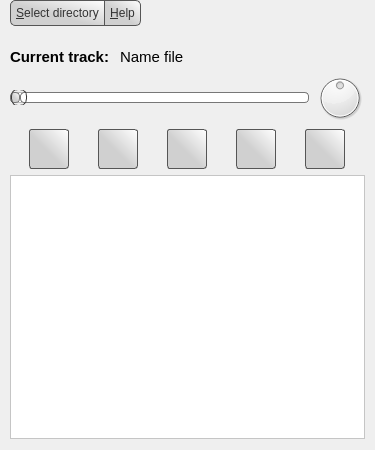
<?xml version="1.0" encoding="UTF-8"?>
<ui version="4.0">
 <class>Widget</class>
 <widget class="QWidget" name="Widget">
  <property name="windowModality">
   <enum>Qt::NonModal</enum>
  </property>
  <property name="enabled">
   <bool>true</bool>
  </property>
  <property name="geometry">
   <rect>
    <x>0</x>
    <y>0</y>
    <width>375</width>
    <height>450</height>
   </rect>
  </property>
  <property name="minimumSize">
   <size>
    <width>250</width>
    <height>300</height>
   </size>
  </property>
  <property name="maximumSize">
   <size>
    <width>500</width>
    <height>600</height>
   </size>
  </property>
  <property name="baseSize">
   <size>
    <width>375</width>
    <height>450</height>
   </size>
  </property>
  <property name="contextMenuPolicy">
   <enum>Qt::DefaultContextMenu</enum>
  </property>
  <property name="windowTitle">
   <string>APlayer</string>
  </property>
  <property name="windowIcon">
   <iconset resource="res.qrc">
    <normaloff>:/icon/images/Headphones.png</normaloff>:/icon/images/Headphones.png</iconset>
  </property>
  <property name="windowOpacity">
   <double>1.000000000000000</double>
  </property>
  <property name="styleSheet">
   <string notr="true"/>
  </property>
  <layout class="QVBoxLayout" name="verticalLayout_2">
   <property name="leftMargin">
    <number>0</number>
   </property>
   <property name="topMargin">
    <number>0</number>
   </property>
   <property name="rightMargin">
    <number>0</number>
   </property>
   <item>
    <layout class="QVBoxLayout" name="verticalLayout">
     <property name="leftMargin">
      <number>10</number>
     </property>
     <property name="rightMargin">
      <number>10</number>
     </property>
     <item>
      <layout class="QHBoxLayout" name="horizontalLayout">
       <property name="spacing">
        <number>0</number>
       </property>
       <item>
        <widget class="QPushButton" name="btnOpenDialogDir">
         <property name="contextMenuPolicy">
          <enum>Qt::CustomContextMenu</enum>
         </property>
         <property name="styleSheet">
          <string notr="true">QPushButton {
color: #333;
border-top: 1px solid #555;
border-bottom: 1px solid #555;
border-left: 1px solid #555;
border-right: none;
border-top-left-radius: 5px;
border-bottom-left-radius: 5px;
/*border: 1px solid #555;
border-radius: 3px;*/
padding: 5px;
background: qlineargradient(spread:repeat, x1:0, y1:1, x2:1, y2:0, stop:0.446328 rgba(208, 208, 208, 255), stop:1 rgba(255, 255, 255, 255))
/*
background: qradialgradient(cx: 0.3, cy: -0.4,
fx: 0.3, fy: -0.4,
radius: 1.35, stop: 0 #fff, stop: 1 #888);
*/
}

QPushButton:hover {
background: qradialgradient(cx: 0.3, cy: -0.4,
fx: 0.3, fy: -0.4,
radius: 1.35, stop: 0 #fff, stop: 1 #bbb);
}

QPushButton:pressed {
background: qradialgradient(cx: 0.4, cy: -0.1,
fx: 0.4, fy: -0.1,
radius: 1.35, stop: 0 #fff, stop: 1 #ddd);
}</string>
         </property>
         <property name="text">
          <string>&amp;Select directory</string>
         </property>
         <property name="autoDefault">
          <bool>false</bool>
         </property>
         <property name="default">
          <bool>false</bool>
         </property>
         <property name="flat">
          <bool>false</bool>
         </property>
        </widget>
       </item>
       <item>
        <widget class="QPushButton" name="btnAbout">
         <property name="enabled">
          <bool>true</bool>
         </property>
         <property name="styleSheet">
          <string notr="true">QPushButton {
color: #333;
border: 1px solid #555;
border-top-right-radius: 5px;
border-bottom-right-radius: 5px;
/* border-radius: 3px; */
padding: 5px;
background: qlineargradient(spread:repeat, x1:0, y1:1, x2:1, y2:0, stop:0.446328 rgba(208, 208, 208, 255), stop:1 rgba(255, 255, 255, 255));
}

QPushButton:hover {
background: qradialgradient(cx: 0.3, cy: -0.4,
fx: 0.3, fy: -0.4,
radius: 1.35, stop: 0 #fff, stop: 1 #bbb);
}

QPushButton:pressed {
background: qradialgradient(cx: 0.4, cy: -0.1,
fx: 0.4, fy: -0.1,
radius: 1.35, stop: 0 #fff, stop: 1 #ddd);
}</string>
         </property>
         <property name="text">
          <string>&amp;Help</string>
         </property>
         <property name="flat">
          <bool>false</bool>
         </property>
        </widget>
       </item>
       <item>
        <spacer name="horizontalSpacer">
         <property name="orientation">
          <enum>Qt::Horizontal</enum>
         </property>
         <property name="sizeHint" stdset="0">
          <size>
           <width>40</width>
           <height>20</height>
          </size>
         </property>
        </spacer>
       </item>
      </layout>
     </item>
     <item>
      <layout class="QHBoxLayout" name="horizontalLayout_2">
       <property name="topMargin">
        <number>15</number>
       </property>
       <item>
        <widget class="QLabel" name="label_2">
         <property name="font">
          <font>
           <pointsize>11</pointsize>
           <weight>75</weight>
           <bold>true</bold>
          </font>
         </property>
         <property name="text">
          <string>Current track: </string>
         </property>
         <property name="alignment">
          <set>Qt::AlignLeading|Qt::AlignLeft|Qt::AlignVCenter</set>
         </property>
        </widget>
       </item>
       <item>
        <widget class="QLabel" name="labelTrackName">
         <property name="font">
          <font>
           <pointsize>11</pointsize>
          </font>
         </property>
         <property name="acceptDrops">
          <bool>false</bool>
         </property>
         <property name="text">
          <string>Name file</string>
         </property>
         <property name="alignment">
          <set>Qt::AlignLeading|Qt::AlignLeft|Qt::AlignVCenter</set>
         </property>
        </widget>
       </item>
       <item>
        <spacer name="horizontalSpacer_2">
         <property name="orientation">
          <enum>Qt::Horizontal</enum>
         </property>
         <property name="sizeHint" stdset="0">
          <size>
           <width>40</width>
           <height>20</height>
          </size>
         </property>
        </spacer>
       </item>
      </layout>
     </item>
     <item>
      <layout class="QHBoxLayout" name="horizontalLayout_3">
       <item>
        <widget class="QSlider" name="PositionSlider">
         <property name="enabled">
          <bool>true</bool>
         </property>
         <property name="mouseTracking">
          <bool>false</bool>
         </property>
         <property name="styleSheet">
          <string notr="true">/*QSlider { height: 40px}
QSlider::groove:horizontal {
border: 1px solid #999999;
background: qlineargradient(x1:0, y1:0, x2:0, y2:1, stop:0 #B1B1B1, stop:1 #c4c4c4);
height: 10px;
margin: 0 0 0 0;
border-radius: 7px}
QSlider::handle:horizontal {
background: qlineargradient(x1:0, y1:0, x2:1, y2:1, stop:0 #b4b4b4, stop:1 #8f8f8f);
border: 1px solid #5c5c5c;
width: 20px;
margin: -7px 0 -7px 0;
border-radius: 5px;} */





QSlider::groove:horizontal {
border: 1px solid #bbb;
background: white;
height: 9px;
border-radius: 4px;
}

QSlider::sub-page:horizontal {
/*
background: qlineargradient(x1: 0, y1: 0,    x2: 0, y2: 1,
    stop: 0 #66e, stop: 1 #bbf);
background: qlineargradient(x1: 0, y1: 0.2, x2: 1, y2: 1,
    stop: 0 #bbf, stop: 1 #55f);
*/
background: qlineargradient(spread:repeat, x1:0, y1:1, x2:1, y2:0, stop:0.446328 rgba(208, 208, 208, 255), stop:1 rgba(255, 255, 255, 255));
border: 1px solid #777;
border-radius: 4px;
}

QSlider::add-page:horizontal {
background: #fff;
border: 1px solid #777;
border-radius: 4px;
}

/*
QSlider::handle:horizontal {
background: qlineargradient(x1:0, y1:0, x2:1, y2:1,
    stop:0 #eee, stop:1 #ccc);
border: 1px solid #777;
width: 15px;
margin-top: -5px;
margin-bottom: -5px;
border-radius: 4px;
}
*/
QSlider::handle:horizontal {
    background: QLinearGradient( x1: 0, y1: 0, x2: 0, y2: 1,
      stop: 0.0 silver, stop: 0.2 #a8a8a8, stop: 1 #727272);
    border: 1px solid #3A3939;
    width: 14px;
    height: 14px;
    margin: -4px 0;
    border-radius: 7px;
}

QSlider::handle:horizontal:hover {
background: qlineargradient(x1:0, y1:0, x2:1, y2:1,
    stop:0 #fff, stop:1 #ddd);
/*border: 1px solid #444;
border-radius: 4px;*/
}

QSlider::sub-page:horizontal:disabled {
background: #bbb;
border-color: #999;
}

QSlider::add-page:horizontal:disabled {
background: #eee;
border-color: #999;
}

QSlider::handle:horizontal:disabled {
background: #eee;
border: 1px solid #aaa;
border-radius: 4px;
}




/*
QSlider::groove:horizontal {
    border: 1px solid #3A3939;
    height: 8px;
    background: #201F1F;
    margin: 2px 0;
    border-radius: 4px;
}

QSlider::handle:horizontal {
    background: QLinearGradient( x1: 0, y1: 0, x2: 0, y2: 1,
      stop: 0.0 silver, stop: 0.2 #a8a8a8, stop: 1 #727272);
    border: 1px solid #3A3939;
    width: 14px;
    height: 14px;
    margin: -4px 0;
    border-radius: 7px;
}

QSlider::groove:vertical {
    border: 1px solid #3A3939;
    width: 8px;
    background: #201F1F;
    margin: 0 0px;
    border-radius: 4px;
}

QSlider::handle:vertical {
    background: QLinearGradient( x1: 0, y1: 0, x2: 0, y2: 1, stop: 0.0 silver,
      stop: 0.2 #a8a8a8, stop: 1 #727272);
    border: 1px solid #3A3939;
    width: 14px;
    height: 14px;
    margin: 0 -4px;
    border-radius: 7px;
}
*/</string>
         </property>
         <property name="value">
          <number>0</number>
         </property>
         <property name="sliderPosition">
          <number>0</number>
         </property>
         <property name="tracking">
          <bool>true</bool>
         </property>
         <property name="orientation">
          <enum>Qt::Horizontal</enum>
         </property>
        </widget>
       </item>
       <item>
        <widget class="QDial" name="VolumeSlider">
         <property name="maximumSize">
          <size>
           <width>50</width>
           <height>50</height>
          </size>
         </property>
         <property name="baseSize">
          <size>
           <width>30</width>
           <height>30</height>
          </size>
         </property>
         <property name="toolTip">
          <string notr="true">Volume (Shift+Q step up) (Shift+A step down)</string>
         </property>
         <property name="toolTipDuration">
          <number>-1</number>
         </property>
         <property name="autoFillBackground">
          <bool>false</bool>
         </property>
         <property name="styleSheet">
          <string notr="true"/>
         </property>
         <property name="maximum">
          <number>100</number>
         </property>
         <property name="value">
          <number>50</number>
         </property>
         <property name="sliderPosition">
          <number>50</number>
         </property>
         <property name="tracking">
          <bool>true</bool>
         </property>
         <property name="orientation">
          <enum>Qt::Horizontal</enum>
         </property>
         <property name="invertedAppearance">
          <bool>false</bool>
         </property>
         <property name="invertedControls">
          <bool>false</bool>
         </property>
        </widget>
       </item>
      </layout>
     </item>
     <item>
      <layout class="QHBoxLayout" name="horizontalLayout_4">
       <property name="spacing">
        <number>10</number>
       </property>
       <property name="sizeConstraint">
        <enum>QLayout::SetNoConstraint</enum>
       </property>
       <property name="leftMargin">
        <number>0</number>
       </property>
       <property name="rightMargin">
        <number>0</number>
       </property>
       <item>
        <widget class="QPushButton" name="btnPlay">
         <property name="minimumSize">
          <size>
           <width>40</width>
           <height>40</height>
          </size>
         </property>
         <property name="maximumSize">
          <size>
           <width>40</width>
           <height>40</height>
          </size>
         </property>
         <property name="toolTip">
          <string>Play (Shift+Z)</string>
         </property>
         <property name="toolTipDuration">
          <number>-1</number>
         </property>
         <property name="styleSheet">
          <string notr="true">QPushButton {
color: #333;
border: 1px solid #555;
border-radius: 3px;
padding: 5px;
background: qlineargradient(spread:repeat, x1:0, y1:1, x2:1, y2:0, stop:0.446328 rgba(208, 208, 208, 255), stop:1 rgba(255, 255, 255, 255))
/*
background: qradialgradient(cx: 0.3, cy: -0.4,
fx: 0.3, fy: -0.4,
radius: 1.35, stop: 0 #fff, stop: 1 #888);
*/
}

QPushButton:hover {
background: qradialgradient(cx: 0.3, cy: -0.4,
fx: 0.3, fy: -0.4,
radius: 1.35, stop: 0 #fff, stop: 1 #bbb);
}

QPushButton:pressed {
background: qradialgradient(cx: 0.4, cy: -0.1,
fx: 0.4, fy: -0.1,
radius: 1.35, stop: 0 #fff, stop: 1 #ddd);
}</string>
         </property>
         <property name="text">
          <string/>
         </property>
         <property name="icon">
          <iconset resource="res.qrc">
           <normaloff>:/icon/images/buttons/play1.png</normaloff>:/icon/images/buttons/play1.png</iconset>
         </property>
         <property name="iconSize">
          <size>
           <width>24</width>
           <height>24</height>
          </size>
         </property>
         <property name="shortcut">
          <string notr="true"/>
         </property>
        </widget>
       </item>
       <item>
        <widget class="QPushButton" name="btnPause">
         <property name="minimumSize">
          <size>
           <width>40</width>
           <height>40</height>
          </size>
         </property>
         <property name="maximumSize">
          <size>
           <width>40</width>
           <height>40</height>
          </size>
         </property>
         <property name="toolTip">
          <string>Pause (Shift+X)</string>
         </property>
         <property name="toolTipDuration">
          <number>-1</number>
         </property>
         <property name="styleSheet">
          <string notr="true">QPushButton {
color: #333;
border: 1px solid #555;
border-radius: 3px;
padding: 5px;
background: qlineargradient(spread:repeat, x1:0, y1:1, x2:1, y2:0, stop:0.446328 rgba(208, 208, 208, 255), stop:1 rgba(255, 255, 255, 255))
/*
background: qradialgradient(cx: 0.3, cy: -0.4,
fx: 0.3, fy: -0.4,
radius: 1.35, stop: 0 #fff, stop: 1 #888);
*/
}

QPushButton:hover {
background: qradialgradient(cx: 0.3, cy: -0.4,
fx: 0.3, fy: -0.4,
radius: 1.35, stop: 0 #fff, stop: 1 #bbb);
}

QPushButton:pressed {
background: qradialgradient(cx: 0.4, cy: -0.1,
fx: 0.4, fy: -0.1,
radius: 1.35, stop: 0 #fff, stop: 1 #ddd);
}</string>
         </property>
         <property name="text">
          <string/>
         </property>
         <property name="icon">
          <iconset resource="res.qrc">
           <normaloff>:/icon/images/buttons/pause1.png</normaloff>:/icon/images/buttons/pause1.png</iconset>
         </property>
         <property name="iconSize">
          <size>
           <width>24</width>
           <height>24</height>
          </size>
         </property>
        </widget>
       </item>
       <item>
        <widget class="QPushButton" name="btnStop">
         <property name="minimumSize">
          <size>
           <width>40</width>
           <height>40</height>
          </size>
         </property>
         <property name="maximumSize">
          <size>
           <width>40</width>
           <height>40</height>
          </size>
         </property>
         <property name="toolTip">
          <string>Stop (Shift+C)</string>
         </property>
         <property name="styleSheet">
          <string notr="true">QPushButton {
color: #333;
border: 1px solid #555;
border-radius: 3px;
padding: 5px;
background: qlineargradient(spread:repeat, x1:0, y1:1, x2:1, y2:0, stop:0.446328 rgba(208, 208, 208, 255), stop:1 rgba(255, 255, 255, 255))
/*
background: qradialgradient(cx: 0.3, cy: -0.4,
fx: 0.3, fy: -0.4,
radius: 1.35, stop: 0 #fff, stop: 1 #888);
*/
}

QPushButton:hover {
background: qradialgradient(cx: 0.3, cy: -0.4,
fx: 0.3, fy: -0.4,
radius: 1.35, stop: 0 #fff, stop: 1 #bbb);
}

QPushButton:pressed {
background: qradialgradient(cx: 0.4, cy: -0.1,
fx: 0.4, fy: -0.1,
radius: 1.35, stop: 0 #fff, stop: 1 #ddd);
}</string>
         </property>
         <property name="text">
          <string/>
         </property>
         <property name="icon">
          <iconset resource="res.qrc">
           <normaloff>:/icon/images/buttons/stop1.png</normaloff>:/icon/images/buttons/stop1.png</iconset>
         </property>
         <property name="iconSize">
          <size>
           <width>24</width>
           <height>24</height>
          </size>
         </property>
        </widget>
       </item>
       <item>
        <widget class="QPushButton" name="btnPrev">
         <property name="minimumSize">
          <size>
           <width>40</width>
           <height>40</height>
          </size>
         </property>
         <property name="maximumSize">
          <size>
           <width>40</width>
           <height>40</height>
          </size>
         </property>
         <property name="toolTip">
          <string>Prev (Shift+V)</string>
         </property>
         <property name="styleSheet">
          <string notr="true">QPushButton {
color: #333;
border: 1px solid #555;
border-radius: 3px;
padding: 5px;
background: qlineargradient(spread:repeat, x1:0, y1:1, x2:1, y2:0, stop:0.446328 rgba(208, 208, 208, 255), stop:1 rgba(255, 255, 255, 255))
/*
background: qradialgradient(cx: 0.3, cy: -0.4,
fx: 0.3, fy: -0.4,
radius: 1.35, stop: 0 #fff, stop: 1 #888);
*/
}

QPushButton:hover {
background: qradialgradient(cx: 0.3, cy: -0.4,
fx: 0.3, fy: -0.4,
radius: 1.35, stop: 0 #fff, stop: 1 #bbb);
}

QPushButton:pressed {
background: qradialgradient(cx: 0.4, cy: -0.1,
fx: 0.4, fy: -0.1,
radius: 1.35, stop: 0 #fff, stop: 1 #ddd);
}</string>
         </property>
         <property name="text">
          <string/>
         </property>
         <property name="icon">
          <iconset resource="res.qrc">
           <normaloff>:/icon/images/buttons/prev1.png</normaloff>:/icon/images/buttons/prev1.png</iconset>
         </property>
         <property name="iconSize">
          <size>
           <width>24</width>
           <height>24</height>
          </size>
         </property>
        </widget>
       </item>
       <item>
        <widget class="QPushButton" name="btnNext">
         <property name="minimumSize">
          <size>
           <width>40</width>
           <height>40</height>
          </size>
         </property>
         <property name="maximumSize">
          <size>
           <width>40</width>
           <height>40</height>
          </size>
         </property>
         <property name="toolTip">
          <string>Next (Shift+B)</string>
         </property>
         <property name="styleSheet">
          <string notr="true">QPushButton {
color: #333;
border: 1px solid #555;
border-radius: 3px;
padding: 5px;
background: qlineargradient(spread:repeat, x1:0, y1:1, x2:1, y2:0, stop:0.446328 rgba(208, 208, 208, 255), stop:1 rgba(255, 255, 255, 255))
/*
background: qradialgradient(cx: 0.3, cy: -0.4,
fx: 0.3, fy: -0.4,
radius: 1.35, stop: 0 #fff, stop: 1 #888);
*/
}

QPushButton:hover {
background: qradialgradient(cx: 0.3, cy: -0.4,
fx: 0.3, fy: -0.4,
radius: 1.35, stop: 0 #fff, stop: 1 #bbb);
}

QPushButton:pressed {
background: qradialgradient(cx: 0.4, cy: -0.1,
fx: 0.4, fy: -0.1,
radius: 1.35, stop: 0 #fff, stop: 1 #ddd);
}</string>
         </property>
         <property name="text">
          <string/>
         </property>
         <property name="icon">
          <iconset resource="res.qrc">
           <normaloff>:/icon/images/buttons/next1.png</normaloff>:/icon/images/buttons/next1.png</iconset>
         </property>
         <property name="iconSize">
          <size>
           <width>24</width>
           <height>24</height>
          </size>
         </property>
        </widget>
       </item>
      </layout>
     </item>
     <item>
      <layout class="QHBoxLayout" name="horizontalLayout_6">
       <property name="spacing">
        <number>0</number>
       </property>
       <property name="leftMargin">
        <number>0</number>
       </property>
       <property name="rightMargin">
        <number>0</number>
       </property>
       <item>
        <widget class="QListView" name="trackListView">
         <property name="font">
          <font>
           <pointsize>12</pointsize>
          </font>
         </property>
         <property name="styleSheet">
          <string notr="true">/*QListView {
border: 0px;
show-decoration-selected: 1;
}
QListView::item:alternate {
background: #EEEEEE;
}
QListView::item:selected {
border: 1px solid #6a6ea9;
}
QListView::item:selected:!active {
background: qlineargradient(x1: 0, y1: 0, x2: 0, y2: 1,
                                 stop: 0 #ABAFE5, stop: 1 #8588B2);
}
QListView::item:selected:active {
background: qlineargradient(x1: 0, y1: 0, x2: 0, y2: 1,
                                stop: 0 #6a6ea9, stop: 1 #888dd9);
}
QListView::item:hover {
background: qlineargradient(x1: 0, y1: 0, x2: 0, y2: 1,
                                 stop: 0 #FAFBFE, stop: 1 #DCDEF1);
}
*/
/*
QListView {
border: 1px solid rgb(189, 189, 189);
show-decoration-selected: 1;
background: rgb(235, 235, 235)
}
QListView::item {
border: 1px solid white;
}
QListView::item:alternate {
background: black;
}
QListView::item:selected {
border: 1px solid rgb(93, 93, 93);
}

QListView::item:selected:active {
background: qradialgradient(spread:pad, cx:0.5, cy:0.455, radius:1.733, fx:0.5, fy:0.46, stop:0 rgba(0, 0, 0, 255), stop:1 rgba(255, 255, 255, 255));
}
QListView::item:hover {
background: rgb(152, 152, 152);
border: 1px solid black;
/*rgb(170, 170, 170);* /
}
*/
QListView::item {
    background: white;
    border-radius: 5px;
    margin: 1px;
    padding: 1px;
}

 QListView::item:selected {
     border: 1px solid #6a6ea9;
 }

 QListView::item:selected:!active {
     background: qlineargradient(x1: 0, y1: 0, x2: 0, y2: 1,
                                 stop: 0 #ABAFE5, stop: 1 #8588B2);
 }

 QListView::item:selected:active {
     background: qlineargradient(x1: 0, y1: 0, x2: 0, y2: 1,
                                 stop: 0 #6a6ea9, stop: 1 #888dd9);
 }

 QListView::item:hover {
     background: qlineargradient(x1: 0, y1: 0, x2: 0, y2: 1,
                                 stop: 0 #FAFBFE, stop: 1 #DCDEF1);
 }

QListView {
    border: 1px solid rgb(197, 197, 197);
    /* border-right-style: none;
    background-color: rgb(90,90,90);*/
}
</string>
         </property>
         <property name="autoScrollMargin">
          <number>15</number>
         </property>
         <property name="editTriggers">
          <set>QAbstractItemView::NoEditTriggers</set>
         </property>
        </widget>
       </item>
      </layout>
     </item>
    </layout>
   </item>
  </layout>
 </widget>
 <layoutdefault spacing="6" margin="11"/>
 <resources>
  <include location="res.qrc"/>
 </resources>
 <connections/>
</ui>
